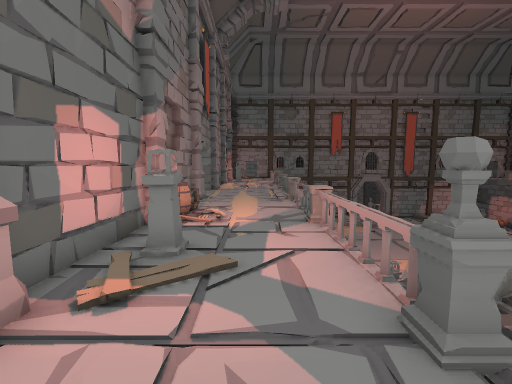
view 1 (above)

19 first-person views from a walk through a 3-D level made in the Unity game engine. The camera is 1.5 m above the floor, tilts 6° down and sees 90° across. The floor is counted in squares, 1 m on a side. Each view is taken from the middle of a square. On the plan, view 1 faces up. The plan holds only what a view shows up to about 13 squares ahead; the rest is blank. The place goes on beyond the plan. Some animated figures are left out. Door leaves are left out, so doorways stand open.

view 2
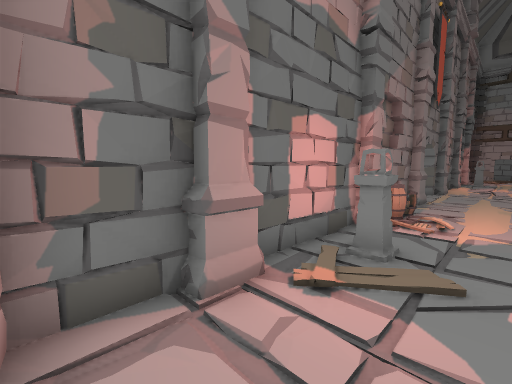

view 3
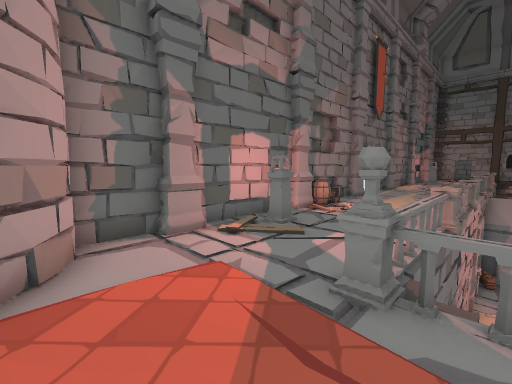

view 4
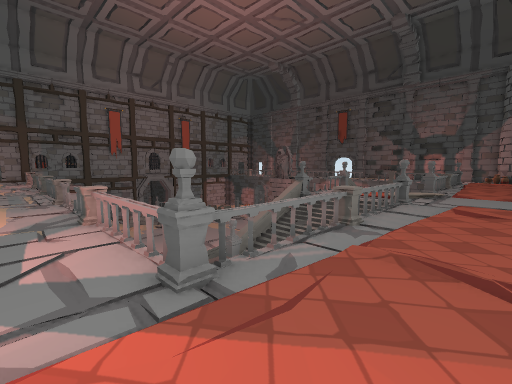

view 5
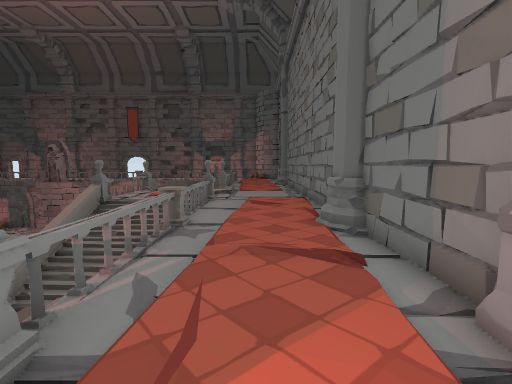

view 6
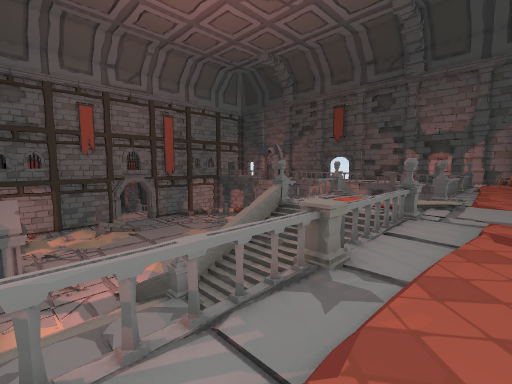

view 7
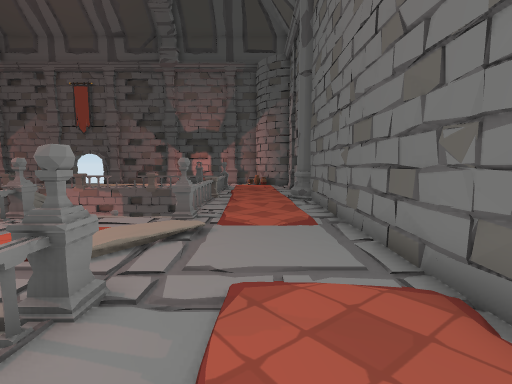

view 8
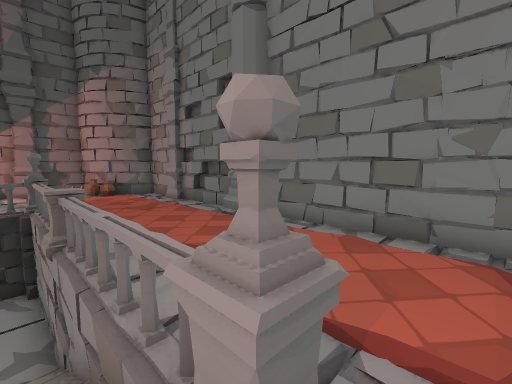

view 9
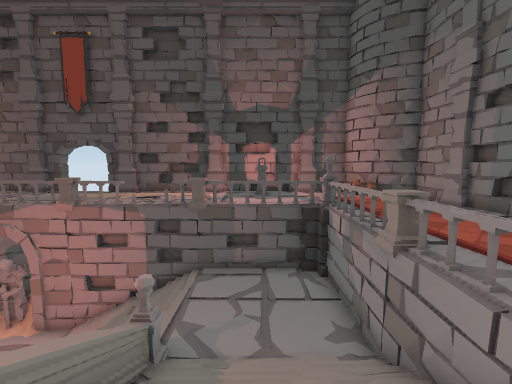

view 10
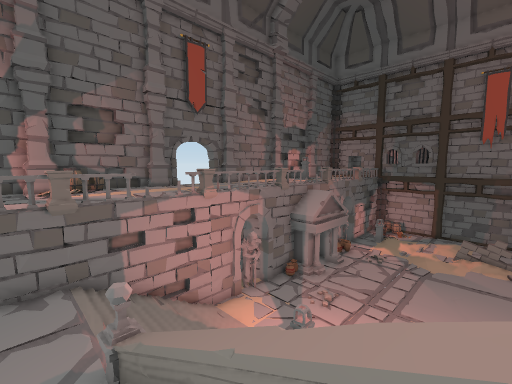

view 11
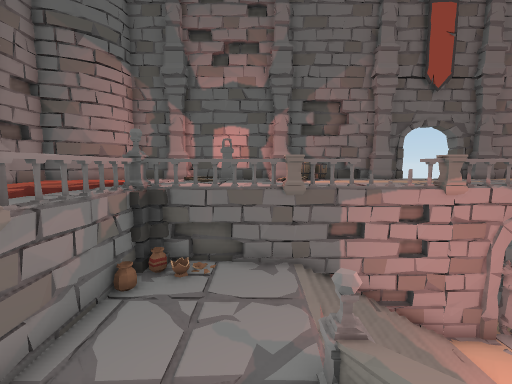

view 12
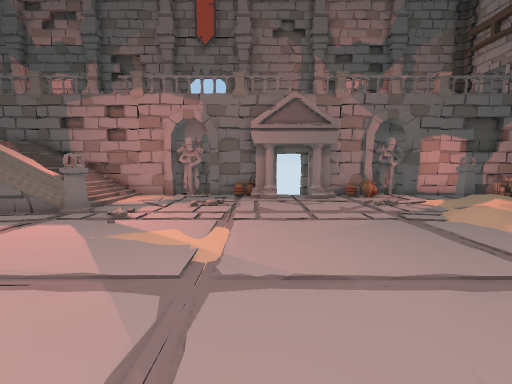

view 13
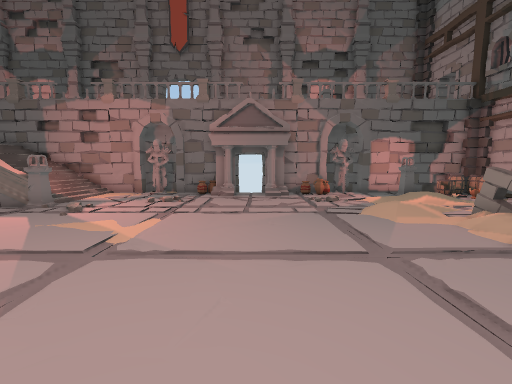

view 14
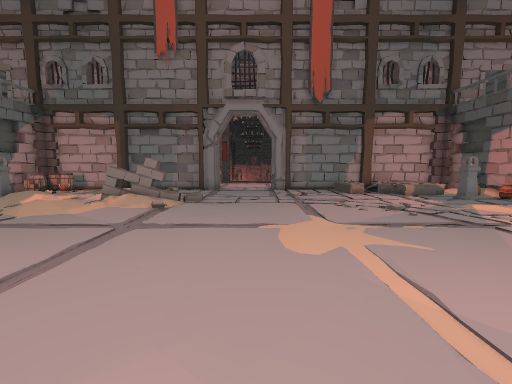

view 15
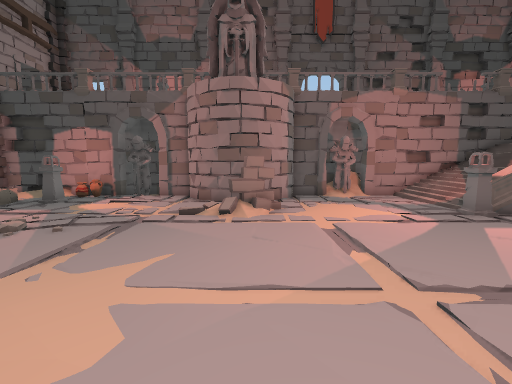

view 16
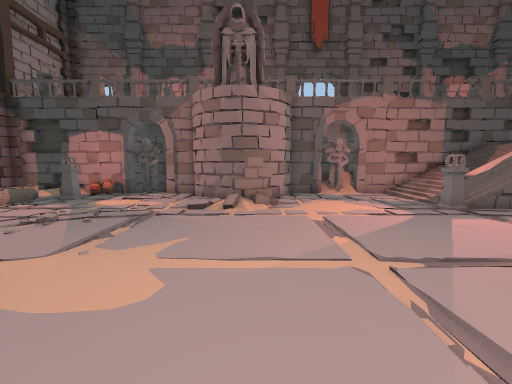

view 17
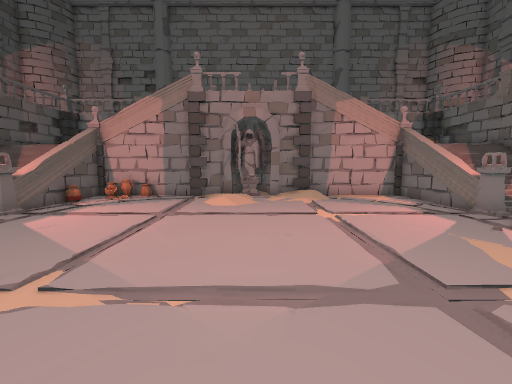

view 18
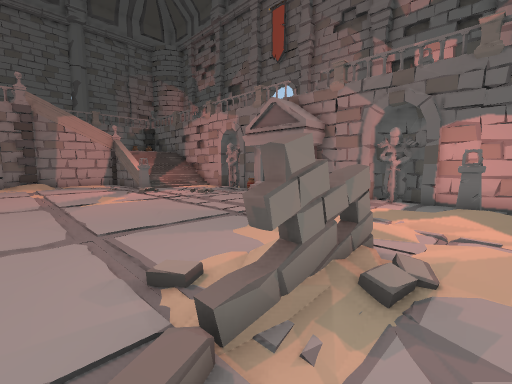

view 19
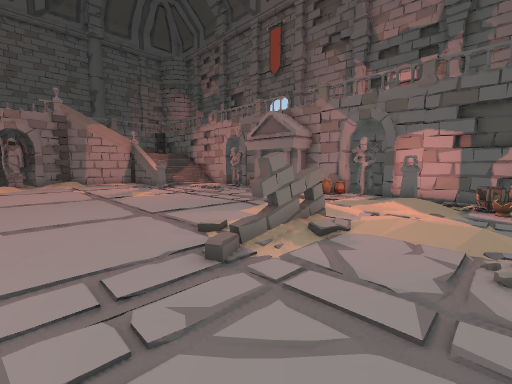

### Floor plan
Key: @ floor where view 1 was taken; # wall or solid block; . main floor; : floor 0.25 m higher than the main floor; - floor 0.25 m lower than the main floor; + floor 2.5 m higher than the main floor; * floor 3.25 m higher than the main floor; % floor 3.5 m higher than the main floor; & floor 4.75 m higher than the main floor; $ floor 5 m higher than the main floor; / step, stairs or slope; D open door; = window, fence, low wall or low ledge; ^ raised ledge; v drop or lower ground; P pillar; B barrel; S statue; R rug; A vase; C coffin; O other object.
Columns run from 3 left of view 1 to 32 right of it. Each row starts with its distance up from view 1.
 30      OO ...///... .          /#
 29 #    #B/...//......-    ./ C./O
 28 #    #  /......-----...../.-.OO
 27 P    #.P./..//./-----......P.AO
 26 #    #....//OOO/-----........AO
 25 #OO  S....//.///..............S
 24  O   OO--.//...........--...-.O
 23      OO.--./................--#
 22      O....------.............#O
 21      O ...--............. /.##O
 20      D ...--.............O..##O
 19 #    D ...--.............OO.##O
 18 P$   O%.----..............-.##O
 17 P$$$ OO...--..--..............O
 16 D$$$ #-.----................--O$$$
 15 D$$$ S....--..................S$$$
 14 D$$$ #....--..................S$
 13 #$$$ O....--..................#$&$
 12 P$$$ O////P-...-.........P////O$$$
 11 #&$$ O/// ^....-........ ^////O$$$
 10 #$$$$/////^....-../.....A^ //=O$$$
  9 #B$$$/////^..-....:....-.= ////&$$
  8 #B$$ O////=..///..S.. OOO= ///#&$
  7 P&$$ O++//#^#^^##$###^####/// #$$$
  6 #&$&&#++++/////$$$R    ==++++ #$$$
  5 #PP$$#++++/////$    /  *=++++ #$$O
  4 #P$$$# +++/ ///$$  &/  ==++++ #$$$
  3 #$$$ #AA++/  /=&&& &v  *v    ##$$$$#
  2 P$$$=#OOOOOOOOO#$$$&#OOOOOOOOO#$$$P#
  1 #$$$$///$$$$$$$$$$R/////$$$$$$$$   #
  0 ##$@$$$$$$$$$$$$$$$$$$$$$$$$$$$$$O##
 -1  ##$$$$/$$$$$$$$$$$$$$$$$$//$$$$O##
 -2   #&PP$$$## $$$$&&&&$$$$#P$$$$P&##
 -3   ########  #####################

Positions as (right, up) in squares from view 1, and headings:
1: (0, 0), facing up
2: (0, 0), facing up-left
3: (3, -1), facing up-left
4: (0, -1), facing up-right
5: (0, 0), facing right
6: (3, 0), facing up-right
7: (9, 0), facing right
8: (16, 3), facing down-right
9: (17, 5), facing right
10: (11, 6), facing up-left
11: (10, 6), facing left
12: (15, 18), facing left
13: (16, 20), facing left
14: (15, 16), facing up
15: (14, 19), facing right
16: (13, 19), facing right
17: (14, 20), facing down
18: (13, 28), facing down-left
19: (15, 30), facing down-left
